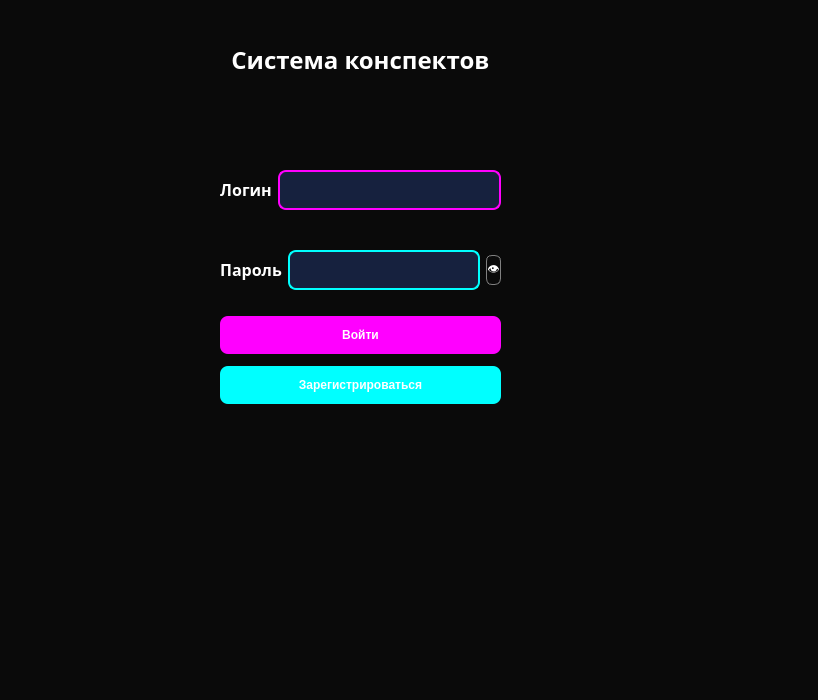
<?xml version="1.0" encoding="UTF-8"?>
<ui version="4.0">
 <class>MainWindow</class>
 <widget class="QMainWindow" name="MainWindow">
  <property name="geometry">
   <rect>
    <x>0</x>
    <y>0</y>
    <width>818</width>
    <height>700</height>
   </rect>
  </property>
  <property name="maximumSize">
   <size>
    <width>16777208</width>
    <height>16777215</height>
   </size>
  </property>
  <property name="windowTitle">
   <string>MainWindow</string>
  </property>
  <property name="styleSheet">
   <string notr="true">background-color: #0a0a0a;</string>
  </property>
  <property name="iconSize">
   <size>
    <width>40</width>
    <height>40</height>
   </size>
  </property>
  <widget class="QWidget" name="centralwidget">
   <widget class="QWidget" name="horizontalLayoutWidget">
    <property name="geometry">
     <rect>
      <x>220</x>
      <y>150</y>
      <width>281</width>
      <height>80</height>
     </rect>
    </property>
    <layout class="QHBoxLayout" name="horizontalLayout">
     <item>
      <widget class="QLabel" name="label_2">
       <property name="styleSheet">
        <string notr="true">color: white; font-family: Fjord One; font-size: 18px; font-weight: bold;</string>
       </property>
       <property name="text">
        <string>&lt;html&gt;&lt;head/&gt;&lt;body&gt;&lt;p align=&quot;center&quot;&gt;&lt;span style=&quot; font-size:12pt;&quot;&gt;Логин&lt;/span&gt;&lt;/p&gt;&lt;/body&gt;&lt;/html&gt;</string>
       </property>
      </widget>
     </item>
     <item>
      <widget class="QLineEdit" name="input_logi">
       <property name="styleSheet">
        <string notr="true">background-color: #16213e; color: white; border: 2px solid #ff00ff; border-radius: 8px; padding: 10px;</string>
       </property>
      </widget>
     </item>
    </layout>
   </widget>
   <widget class="QWidget" name="horizontalLayoutWidget_2">
    <property name="geometry">
     <rect>
      <x>220</x>
      <y>230</y>
      <width>281</width>
      <height>80</height>
     </rect>
    </property>
    <layout class="QHBoxLayout" name="horizontalLayout_2">
     <item>
      <widget class="QLabel" name="label_3">
       <property name="styleSheet">
        <string notr="true">color: white; font-family: Fjord One; font-size: 18px; font-weight: bold;</string>
       </property>
       <property name="text">
        <string>&lt;html&gt;&lt;head/&gt;&lt;body&gt;&lt;p align=&quot;center&quot;&gt;&lt;span style=&quot; font-size:12pt;&quot;&gt;Пароль&lt;/span&gt;&lt;/p&gt;&lt;/body&gt;&lt;/html&gt;</string>
       </property>
      </widget>
     </item>
     <item>
      <widget class="QLineEdit" name="input_pas">
       <property name="styleSheet">
        <string notr="true">background-color: #16213e; color: white; border: 2px solid #00ffff
; border-radius: 8px; padding: 10px;</string>
       </property>
      </widget>
     </item>
     <item>
      <widget class="QPushButton" name="toggle_button">
       <property name="maximumSize">
        <size>
         <width>30</width>
         <height>30</height>
        </size>
       </property>
       <property name="styleSheet">
        <string notr="true">color: white;
    background-color: transparent;
    border: 1px solid gray;
    border-radius: 6px;</string>
       </property>
       <property name="text">
        <string>👁</string>
       </property>
      </widget>
     </item>
    </layout>
   </widget>
   <widget class="QWidget" name="verticalLayoutWidget">
    <property name="geometry">
     <rect>
      <x>220</x>
      <y>310</y>
      <width>281</width>
      <height>101</height>
     </rect>
    </property>
    <layout class="QVBoxLayout" name="verticalLayout">
     <item>
      <widget class="QPushButton" name="ot_button">
       <property name="minimumSize">
        <size>
         <width>279</width>
         <height>0</height>
        </size>
       </property>
       <property name="font">
        <font>
         <weight>75</weight>
         <bold>true</bold>
        </font>
       </property>
       <property name="styleSheet">
        <string notr="true">background-color: #ff00ff
; color: white; border: none; border-radius: 8px; padding: 12px; font-weight: bold;</string>
       </property>
       <property name="text">
        <string>Войти</string>
       </property>
      </widget>
     </item>
     <item>
      <widget class="QPushButton" name="log_button">
       <property name="font">
        <font>
         <weight>75</weight>
         <bold>true</bold>
        </font>
       </property>
       <property name="styleSheet">
        <string notr="true">background-color: #00ffff

; color: white; border: none; border-radius: 8px; padding: 12px; font-weight: bold;</string>
       </property>
       <property name="text">
        <string>Зарегистрироваться</string>
       </property>
      </widget>
     </item>
    </layout>
   </widget>
   <widget class="QLabel" name="label_4">
    <property name="geometry">
     <rect>
      <x>220</x>
      <y>40</y>
      <width>281</width>
      <height>41</height>
     </rect>
    </property>
    <property name="styleSheet">
     <string notr="true">color: white; font-family: Fjord One; font-size: 18px; font-weight: bold;</string>
    </property>
    <property name="text">
     <string>&lt;html&gt;&lt;head/&gt;&lt;body&gt;&lt;p align=&quot;center&quot;&gt;&lt;span style=&quot; font-size:18pt;&quot;&gt;Система конспектов&lt;/span&gt;&lt;/p&gt;&lt;/body&gt;&lt;/html&gt;</string>
    </property>
   </widget>
  </widget>
  <widget class="QMenuBar" name="menubar">
   <property name="geometry">
    <rect>
     <x>0</x>
     <y>0</y>
     <width>818</width>
     <height>26</height>
    </rect>
   </property>
  </widget>
  <widget class="QStatusBar" name="statusbar"/>
 </widget>
 <resources/>
 <connections/>
</ui>
